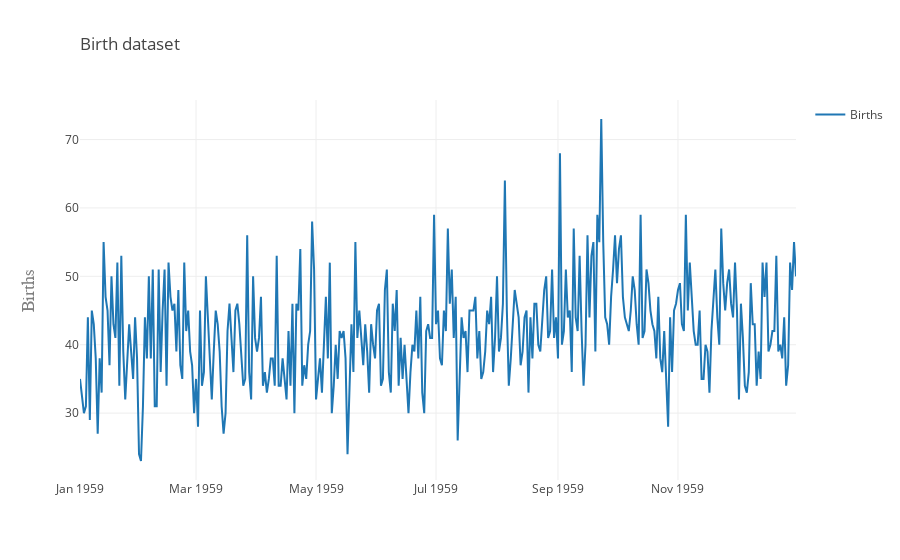

Notebook source saved alongside this figure:
### Markdown cell above
#### Load the dataset and plot it

### Code cell
import pandas as pd
import numpy as np
import datetime
import matplotlib.pyplot as plt
%matplotlib inline  
import plotly
plotly.offline.init_notebook_mode(connected=True)
from plotly.offline import plot, iplot
import plotly.graph_objs as go


df = pd.read_csv('./data/time_series_course_data/daily-total-female-births.csv')
# convert the Date columns
df['Date'] = pd.to_datetime(df["Date"], format="%Y-%m-%d")
print(df.info())
print(df.head())

# plot

df.set_index('Date', inplace=True)
x=df.index
y=df['Births'].values


# Create a trace
trace = go.Scatter(
    x = x,
    y = y,
    name = 'Births'
)


layout = go.Layout(
            title=go.layout.Title(
                text='Birth dataset',
                xref='paper',
                x=0
            ),
            yaxis=go.layout.YAxis(
                title=go.layout.yaxis.Title(
                    text='Births',
                    font=dict(
                        family='Futura',
                        size=18,
                        color='#7f7f7f'
                    )
                )
            ),
            showlegend=True
        )
data = [trace]
fig = go.Figure(data=data, layout=layout)


iplot(fig)

### Figure 1 — Plotly figure (JSON) as saved in the notebook; plotly's stock layout.template omitted (floating-point values rounded to 4 significant figures; data arrays with more than 128 entries replaced by an {"elided": "..."} marker saying what was removed)
{"data": [{"name": "Births", "type": "scatter", "uid": "fbef2334-42b4-4954-b655-11c531d378c0", "x": {"elided": "365 str values"}, "y": {"elided": "365 int values"}}], "layout": {"autosize": true, "showlegend": true, "title": {"text": "Birth dataset", "x": 0, "xref": "paper"}, "xaxis": {"autorange": true, "range": ["1959-01-01", "1959-12-31"], "type": "date"}, "yaxis": {"autorange": true, "range": [20.22, 75.78], "title": {"font": {"color": "#7f7f7f", "family": "Futura", "size": 18}, "text": "Births"}, "type": "linear"}}}
